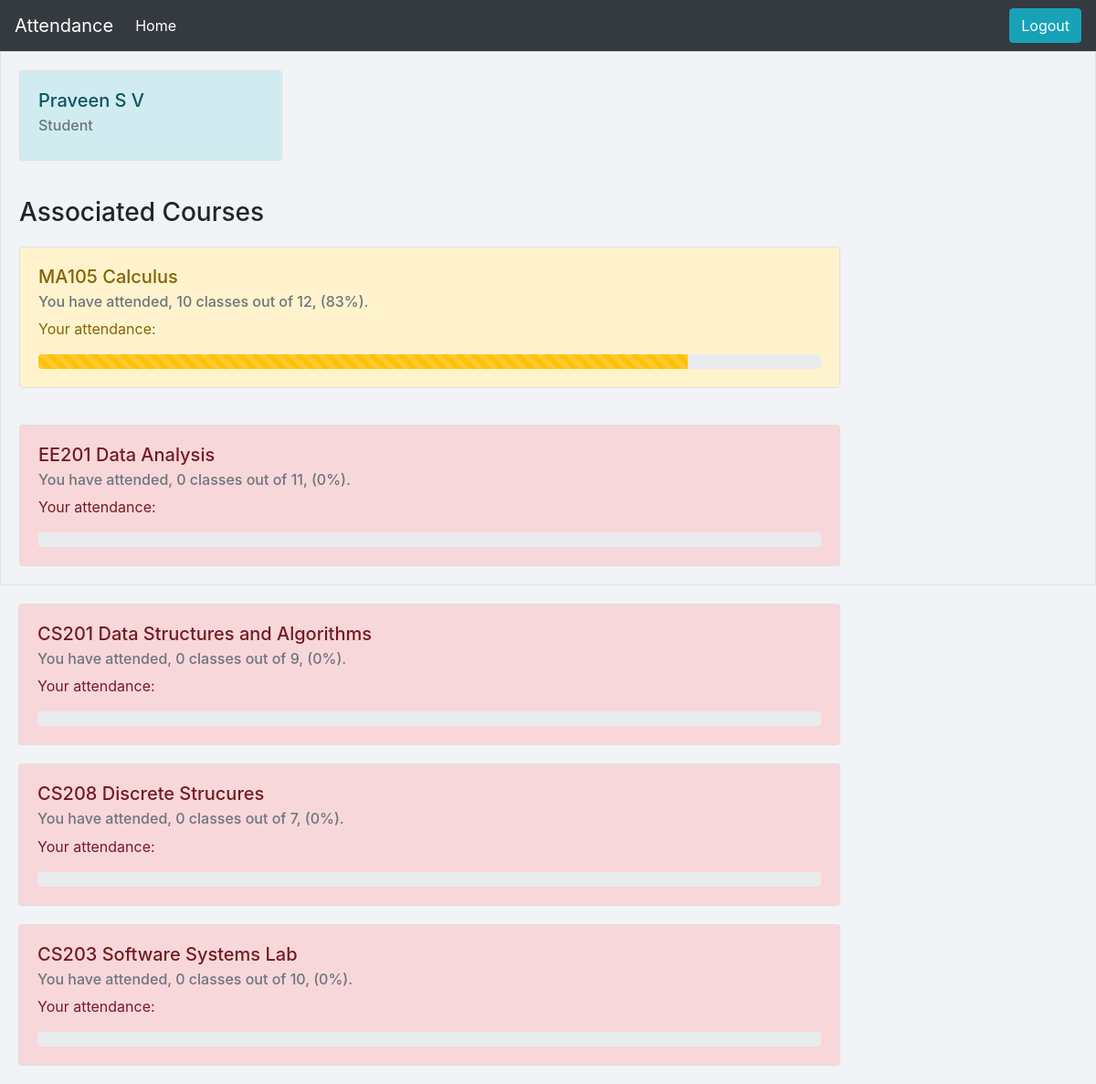
The page / (signed in) on the database its author committed.
### user/models.py (models this page shows, shortened)
class Profile(models.Model):
	user = models.OneToOneField(User, on_delete = models.CASCADE)
	rollno = models.CharField(max_length=9, blank=True)
	BRANCH_CHOICES = (
        ('CSE', 'Computer Science'),
        ('EE', 'Electrical Engineering'),
        ('ME', 'Mechanical Engineering'),
    )
	branch = models.CharField(max_length = 3, choices = BRANCH_CHOICES, blank = True)
	teaching_assistant='TA'
	student='ST'
	professor='PR'
	EMPLOYMENT_CHOICES = (
        (teaching_assistant, 'Teaching Assistant'),
        (student, 'Student'),
        (professor, 'Professor'),
    )
	employment = models.CharField(max_length = 2, choices = EMPLOYMENT_CHOICES, default= student)

### attendance/models.py (models this page shows)
class Course(models.Model):
	people = models.ManyToManyField(User, blank = True)
	code = models.CharField(max_length=6, default='code')
	name = models.CharField(max_length=100, default='Course Name')
	next_class = models.DateTimeField(blank=True, default = timezone.now)
	being_held = models.BooleanField(default = False)
	classes_held = models.IntegerField(default = 0)
	def __str__(self):
		return f'{self.code} {self.name}'
	class Meta:
		ordering = ['name']

### attendance/views.py (the view)
# urls.py: 2. Add a URL to urlpatterns:  path('', views.home, name='home')
def home(request):
	context = {}
	if request.user.is_authenticated:
		temp = request.user.course_set.all()
		context['courses'] = []
		if request.method == 'POST':
			course = Course.objects.get(name = 'Calculus')
			notify('real_time_count.txt', course)
		for course in temp:
			n = request.user.attendance_set.all().filter(course = course, isPresent=True).count()
			frac = 100*n/course.classes_held
			color = 'success'
			if frac > 80 and frac<85:
				color = 'warning'
			elif frac < 80:
				color = 'danger'
			context['courses'].append((course, round(frac), n, color))
	return render(request, 'attendance/manager.html', context)

### attendance/templates/attendance/manager.html (shortened to what this page needs)
{% extends "user/base.html" %}
{% load static %}
{% load crispy_forms_tags %}
{% block content %}
<div class="d-flex flex-row flex-wrap border">
{% if user.is_authenticated %}
	<div class="card" style="width: 18rem; animation-name: fadeInUp;">
	  <div class="card-body alert-info">
	    <h5 class="card-title">{{user.first_name}} {{user.last_name}}</h5>
	    <h6 class="card-subtitle mb-2 text-muted">{{user.profile.get_employment_display}}</h6>
	  </div>
	</div>
{% endif %}
{% if courses %}
	<div class="w-100">
	<h3 style="margin: 20px" style="animation-name: fadeInRight;">
		Associated Courses
	</h3>
	{% for course in courses %}
	<div class="w-75 card" style="animation-name: fadeInRight;">
	  <div class="card-body alert-{{course.3}}">
	    <h5 class="card-title">{{course.0}}</h5>
	    <h6 class="card-subtitle mb-2 text-muted">
	    	You have attended, {{course.2}} classes out of {{course.0.classes_held}}, ({{course.1}}%).
	    </h6>
	    <p class="card-text">
	    	Your attendance:
	    </p>
	    <div class="progress">
			<div class="progress-bar progress-bar-striped bg-{{course.3}}" role="progressbar"
			style="width: {{course.1}}%;" aria-valuenow="25" aria-valuemin="0" aria-valuemax="100"></div>
		</div>
	  </div>
	</div>
	</div>
	{% endfor %}
{% endif %}
{% endblock %}

### attendance/templates/attendance/manager.html (style rules this page uses)
body { background-color: #f1f3f6; }
.card { animation-duration: 1s; margin: 20px; }

### rows shown on the page
Course: code+name "MA105 Calculus", course "10", classes_held "12", course "83"
Course: code+name "EE201 Data Analysis", being_held "0", classes_held "11"
Course: code+name "CS201 Data Structures and Algorithms", being_held "0", classes_held "9"
Course: code+name "CS208 Discrete Strucures", being_held "0", classes_held "7"
Course: code+name "CS203 Software Systems Lab", being_held "0", classes_held "10"

### other values the page prints
{{ user.first_name }} "Praveen"
{{ user.last_name }} "S V"
{{ user.profile.get_employment_display }} "Student"
